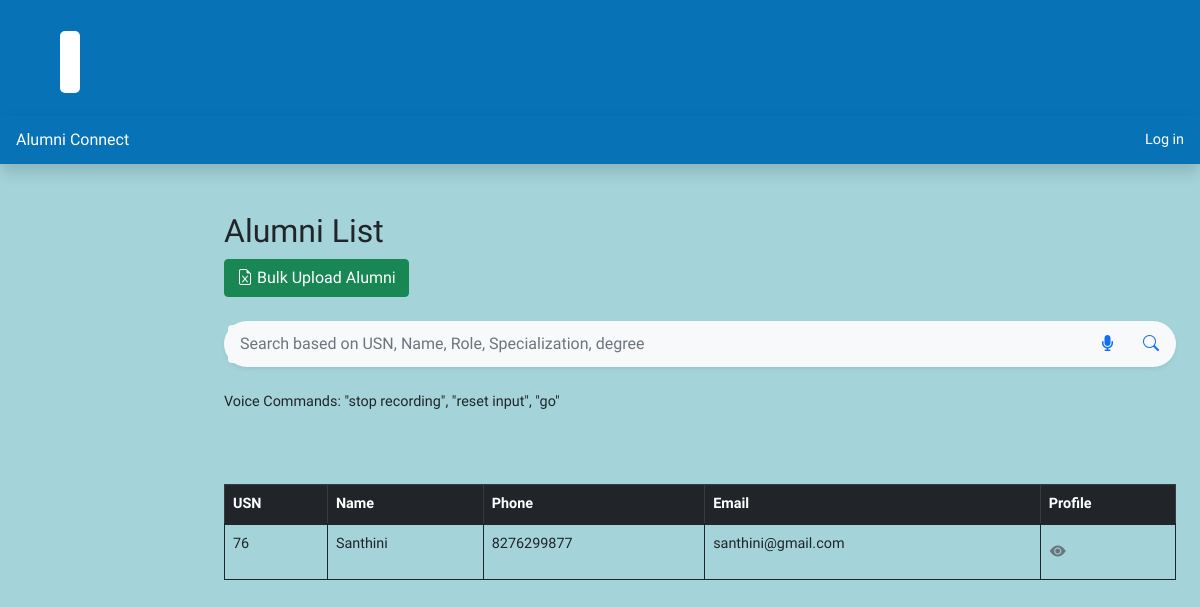
The page /alumni/ on the database its author committed.
### alumni/models.py (models this page shows)
class Alumni(models.Model):
    usn = models.CharField(max_length=10)
    user = models.OneToOneField(User, on_delete=models.CASCADE, related_name='alumnus_details')
    name = models.CharField(max_length=100, null=True,validators=[RegexValidator('[+-/%@$^&*()!:;]',inverse_match=True)])
    phone = models.CharField(max_length=10, null=True)
    email = models.CharField(max_length=100, null=True)
    rv_email = models.CharField(max_length=100, null=True)
    branch = models.CharField(max_length=50, null=True)
    year_joined = models.DateField(null = True)
    year_passed = models.DateField(null = True)
    class Meta:
        db_table = 'alumni'

### alumni/views.py (the view)
# urls.py: path('', views.AlumniListView, name='list_alumni'),
def AlumniListView(request):
    upload_summary = request.session.pop('upload_summary', None)
    if 'q' in request.GET:
        q = request.GET['q']
        multiple_q = Q(Q(usn__icontains=q) | Q(name__icontains=q) | Q(branch__icontains=q) |
                      Q(job__company_name__icontains=q) | Q(job__role__icontains=q) |
                      Q(higherstudies__specialization__icontains=q) | Q(higherstudies__degree__icontains=q) |
                      Q(higherstudies__college_name__icontains=q))
        data = Alumni.objects.filter(multiple_q).order_by('-usn')
    else:
        data = Alumni.objects.all().order_by('-usn')
    context = {
        'alumni': data,
        'upload_summary': upload_summary
    }
    return render(request, "alumni/list.html", context)

### alumni/templates/alumni/list.html (shortened to what this page needs)
<!DOCTYPE html>
<html lang="en">
<head>
    <link rel='stylesheet' href='https://cdnjs.cloudflare.com/ajax/libs/font-awesome/4.7.0/css/font-awesome.min.css'>
    <link rel="stylesheet" href="https://cdn.jsdelivr.net/npm/bootstrap-icons@1.7.2/font/bootstrap-icons.css">
</head>
{% extends "base.html" %}
{% block content %}
<main class="col-md-9 ms-sm-auto col-lg-10 px-md-4">
    <h1 class="mt-5 h2">Alumni List</h1>
    <div class="mb-4">
        <button type="button" class="btn btn-success" data-bs-toggle="modal" data-bs-target="#bulkUploadModalList">
            <i class="bi bi-file-earmark-excel"></i> Bulk Upload Alumni
        </button>
    </div>
    <form action="" method="get" id="search-form">
        <div class="p-1 bg-light rounded rounded-pill shadow-sm mb-4">
            <div class="input-group">
                <input type="search" name="q" placeholder="Search based on USN, Name, Role, Specialization, degree" aria-describedby="button-addon1" class="form-control border-0 bg-light">
                <div class="input-group-append">
                    <button type="button" class="btn btn-link text-primary"><i class="fa fa-microphone"></i></button>
                    <button id="button-addon1" type="submit" class="btn btn-link text-primary"><i class="bi bi-search"></i></button>
                </div>
            </div>
        </div>
    </form>
    <p class="info"></p>
    <div class="mt-5">
        <div class="table-responsive">
            <table class="mt-4 table table-bordered border-dark">
                <thead class="table-dark">
                    <tr>
                        <th scope="col">USN</th>
                        <th scope="col">Name</th>
                        <th scope="col">Phone</th>
                        <th scope="col">Email</th>
                        <th scope="col">Profile</th>
                    </tr>
                </thead>
                <tbody>
                    {% for item in alumni %}
                    <tr>
                        <td>{{ item.usn }}</td>
                        <td>{{ item.name }}</td>
                        <td>{{ item.phone }}</td>
                        <td>{{ item.email }}</td>
                        <td>
                            <a href="{% url 'view_alumni' item.id %}" class="btn text-secondary px-0">
                                <i class="bi bi-eye-fill"></i>
                            </a>
                        </td>
                    </tr>
                    {% empty %}
                    <tr>
                        <td colspan="{% if perms.auth.is_admin %}7{% else %}5{% endif %}" class="text-center">No alumni found</td>
                    </tr>
                    {% endfor %}
                </tbody>
            </table>
        </div>
    </div>
</main>
{% endblock %}

### static/css/style.css (style rules this page uses)
body { font-size: 0.9rem; font-family: 'Nunito', sans-serif; background-color:#41a6b079; }
a { color: cornflowerblue; text-decoration: none; }
td { overflow: hidden; text-overflow: ellipsis; word-wrap: break-word; }

### rows shown on the page
Alumni: usn "76", name "Santhini", phone "8276299877", email "santhini@gmail.com"
